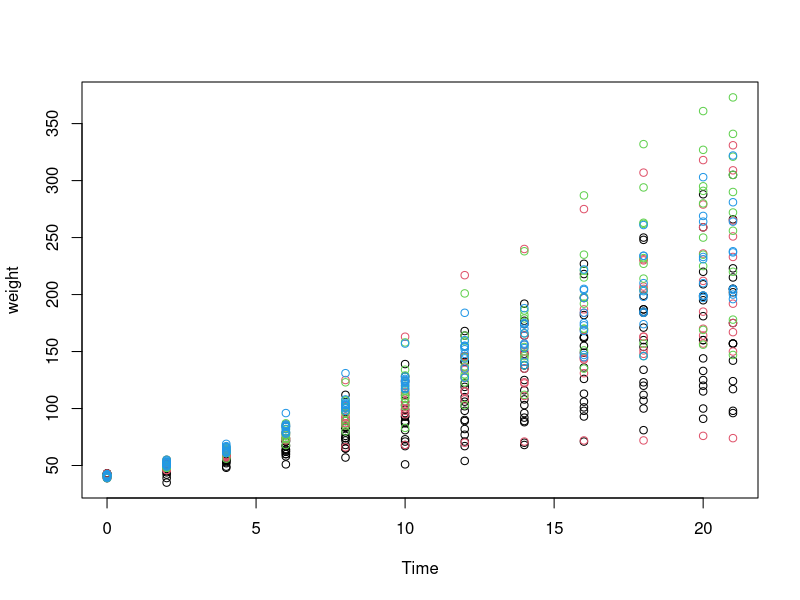
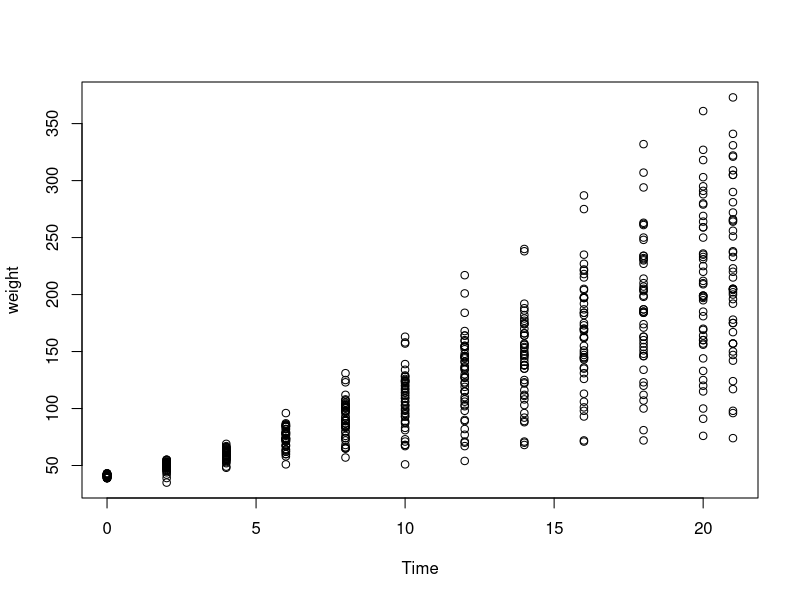

Source code (R) for these figures, in order:
## ---- chunk 1
knitr::opts_chunk$set(echo = TRUE)
## ---- chunk 2
summary(ChickWeight)
## ---- chunk 3
with(ChickWeight, plot(Time, weight, col=Diet))
## ---- chunk 4
with(ChickWeight, plot(Time, weight))
